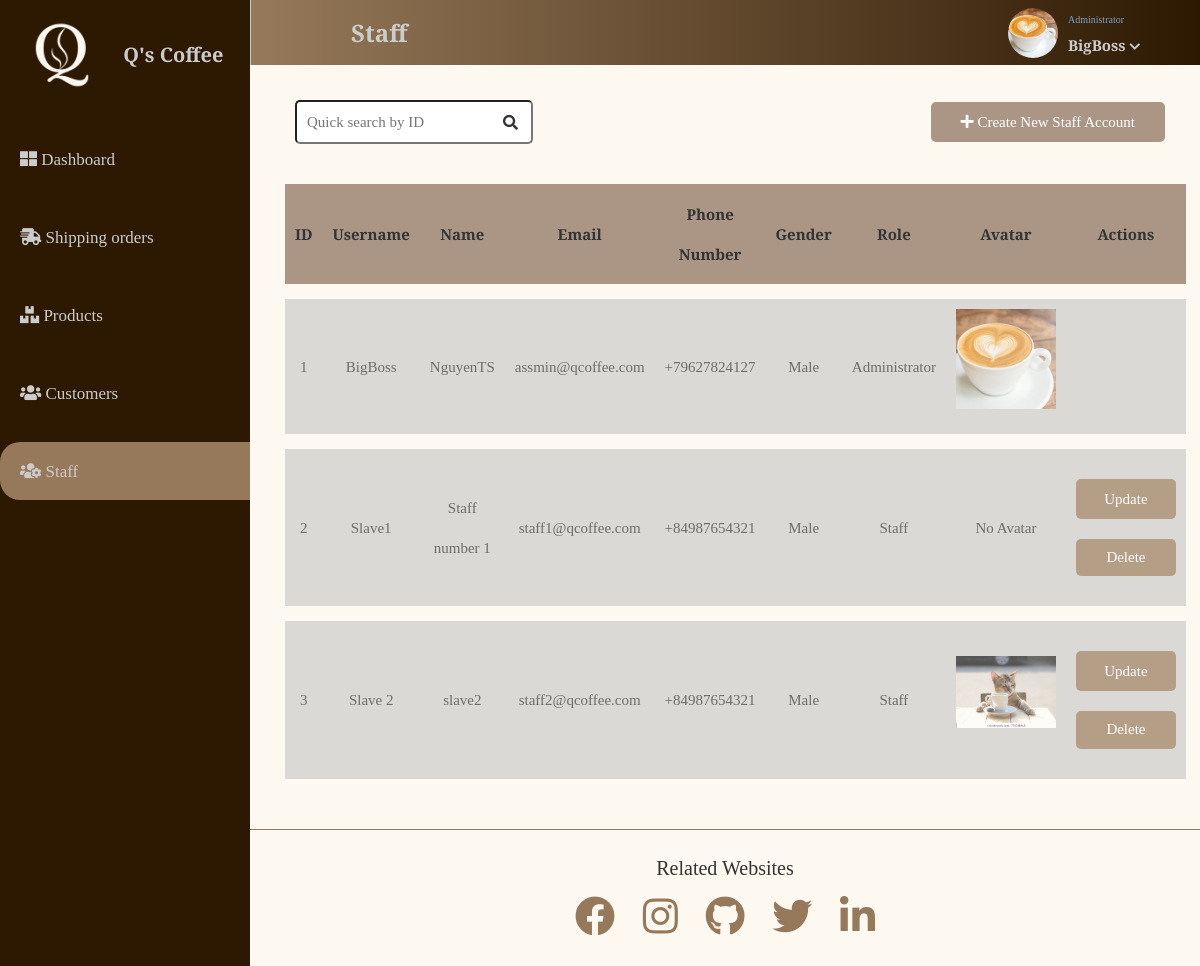
The app's page /admin/staff/index.php (signed in) with its own data.
### tables this page shows
CREATE TABLE `staff` (
  `id` int(11) NOT NULL,
  `username` varchar(20) NOT NULL,
  `name` varchar(20) NOT NULL,
  `email` varchar(50) NOT NULL,
  `hashed_password` varchar(100) NOT NULL,
  `phone` varchar(15) NOT NULL,
  `gender` tinyint(1) NOT NULL,
  `role` tinyint(1) NOT NULL,
  `avatar` varchar(200) DEFAULT NULL
);

### admin/staff/index.php (the view, shortened to what this page needs)
<!DOCTYPE html>
<html lang="en">
<head>
    <link rel="stylesheet" href="https://cdnjs.cloudflare.com/ajax/libs/normalize/8.0.1/normalize.min.css">
    <link rel="stylesheet" href="../assets/css/base.css">
    <link rel="stylesheet" href="../assets/css/main.css">
    <link rel="stylesheet" href="../assets/css/staff.css">
    <link rel="stylesheet" href="https://cdnjs.cloudflare.com/ajax/libs/font-awesome/5.15.1/css/all.min.css" >
</head>
<body>
<?php
       include '../sidebar.php';
        include '../header.php';
        require '../../connect.php';
        $sql="select * from staff";
        $staff=$connect->query($sql);
?>
<div class="app">
    <div class="container">
    <div class="customers__menu">
        <div class="customers__search">
            <input type="text" class="customers__search" placeholder="Quick search by ID">
            <i class="fas fa-search customers__search-icon"></i>
        </div>
        <div class="staff__right-side">
            <a href="./add.php" class="staff__add-staff">
                <i class="fas fa-plus"></i>
                Create New Staff Account
            </a>
        </div>
    </div>
    <div class="customers__product-table">
        <table class="customers__table">
            <thead>
                <tr>
                    <th>ID</th>
                    <th>Username</th>
                    <th>Name</th>
                    <th>Email</th>
                    <th>Phone Number</th>
                    <th>Gender</th>
                    <th>Role</th>
                    <th>Avatar</th>
                    <th>Actions</th>
                </tr>
            </thead>
            <tbody>
            <?php
                while($row = mysqli_fetch_array($staff)){
                        $id=$row['id'];
                        $username=$row['username'];
                        $name=$row['name'];
                        $email=$row['email'];
                        $phone=$row['phone'];
                        $gender=$row['gender']==0?"Male":"Female";
                        $role=$row['role']==0?"Staff":"Administrator";
                        $avatar= $row['avatar'];
            ?>
                <tr class="float-z">
                    <td><?php echo $id; ?></td>
                    <td><?php echo $username; ?></td>
                    <td><?php echo $name; ?></td>
                    <td><?php echo $email; ?></td>
                    <td><?php echo $phone; ?></td>
                    <td><?php echo $gender; ?></td>
                    <td><?php echo $role; ?></td>
                    <td><?php if ($avatar==''){echo 'No Avatar';}else{?> <img src="../../<?php echo $avatar; ?>" alt="Avatar" width="100px"><?php }?></td>
                    <td class="actions">
                    <?php
                        if ($role=='Staff'){
                    ?>
                        <div><a href="./update.php?id=<?php echo $id; ?>">Update</a></div>
                        <button class="confirm" onclick="confirmDelete(<?php echo $id?>)">Delete</button>
                    <?php } ?>
                    </td>
                </tr>
                <?php } ?>
            </tbody>
        </table>
    </div>
</div>
<?php include '../footer.php'; $connect->close()?>
</div>
</body>
</html>

### admin/assets/css/base.css (style rules this page uses)
:root { --primary-color:#96795A; --sub-color: #AB9685; --background: #FDF8F0; --dark-color: #2D1902; --text-color: #333; --white-text-color: #ccc; --gradient: linear-gradient(90deg,#96795A,#2D1902); --blue-pastel:#78a2cc; }
* { margin: 0; padding: 0; box-sizing: inherit; }
html { font-size: 62.5%; line-height: 1.6rem; font-family: 'Libre Baskerville', serif; box-sizing: border-box; color: var(--text-color); }
body { background-color: var(--background); }

### admin/assets/css/main.css (style rules this page uses)
.app { width: calc(100% - 25rem); position: absolute; left: 25rem; top:6.5rem; }
.container { min-height: calc(100vh - 6.5rem - 13.5rem); }

### admin/assets/css/staff.css (style rules this page uses)
.customers__menu { padding: 3.5rem; display:flex; justify-content: space-between; }
.customers__search { padding: 0 4rem 0 1rem; font-size: 1.5rem; outline-offset: .3rem; outline-color: var(--primary-color); position: relative; border-radius: .5rem; line-height: 4rem; }
.customers__search-icon { position: absolute; padding:1.5rem; top:0; right:4rem; }
.staff__right-side { display:flex; justify-content: space-between; align-items: center; }
.staff__add-staff { display: block; padding: 1.2rem 3rem; background-color: var(--sub-color); text-decoration: none; color:#fff; font-size: 1.5rem; border-radius: .5rem; cursor: pointer; transition: all 0.3s ease; }
.customers__product-table { width: 100%; padding: 0 3.5rem 3.5rem; }
.customers__table { border-collapse: collapse; width:100%; font-size: 1.5rem; line-height: 4rem; }
.customers__table thead { background-color: var(--sub-color); text-align: left; margin: 2rem; }
.customers__table th, .customers__table td { padding: 1rem; text-align: center; }
.customers__table td { background-color: #ccc; }
.customers__table tr { border-bottom: 1.5rem solid var(--background); transition: all 0.3s ease; z-index: 2; position: relative; }
.customers__table thead tr { opacity: 1; }
.float-z { position:unset !important; opacity: 0.7 !important; }
.actions div { margin: 2rem 0; text-align: center; }
.confirm { display: block!important; margin: 2rem 0; text-align: center; border:none; width: 10rem; background-color: var(--primary-color); color: #fff; text-decoration: none; padding: 1rem 0; cursor: pointer; border-radius: .5rem; transition: all .3s ease; margin: auto; margin-bottom: 2rem; }
.actions a { display: block; width: 10rem; margin: auto; background-color: var(--primary-color); color: #fff; text-decoration: none; border-radius: .5rem; transition: all .3s ease; }
input,textarea { padding: 1rem; line-height: 1.8rem; }

### records on screen
staff: id "1", username "BigBoss", name "NguyenTS", email "assmin@qcoffee.com", phone "+79627824127", gender "Male", role "Administrator", avatar (placeholder picture)
staff: id "2", username "Slave1", name "Staff number 1", email "staff1@qcoffee.com", phone "+84987654321", gender "Male", role "Staff", shows "No Avatar"
staff: id "3", username "Slave 2", name "slave2", email "staff2@qcoffee.com", phone "+84987654321", gender "Male", role "Staff", avatar (picture)

### other values on screen
$_SESSION['cur'] "Staff"
$_SESSION['username'] "BigBoss"
